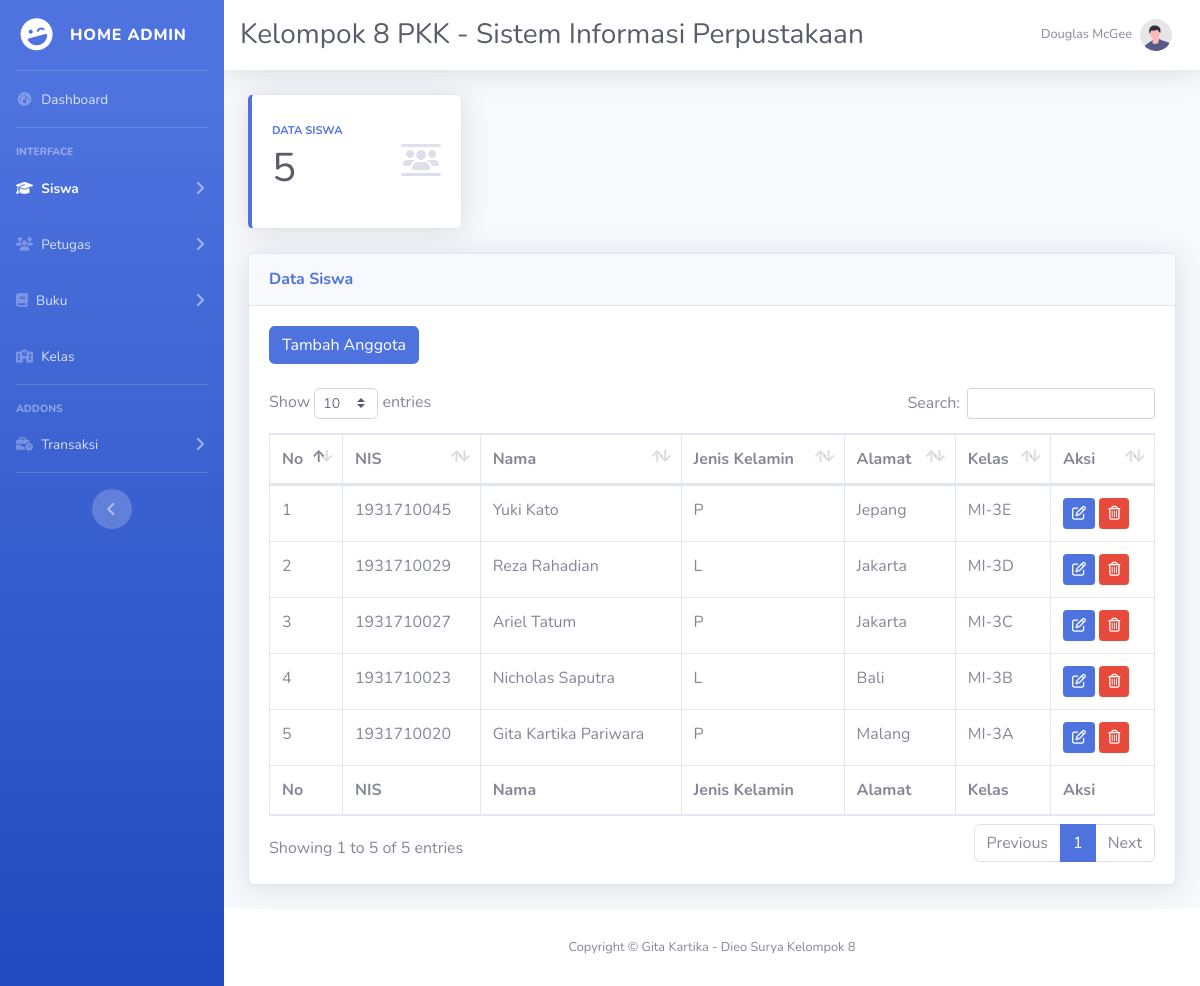
Screenshot of /admin/datasiswa.php (signed in) with the database file from the repository.
### tables this page shows
CREATE TABLE `siswa` (
  `nis` int(11) NOT NULL,
  `nama` varchar(50) NOT NULL,
  `jenis_kelamin` enum('L','P') NOT NULL,
  `alamat` varchar(255) NOT NULL,
  `id_kelas` int(2) NOT NULL
);

CREATE TABLE `kelas` (
  `id_kelas` int(2) NOT NULL,
  `nama_kelas` varchar(50) NOT NULL
);

### function/function.php (called while the page is built, shortened)
<?php
include 'config.php';
function read($table, $orderby)
{
    global $db;
    $query = "SELECT * FROM $table ORDER BY $orderby DESC ";
    $cek = mysqli_query($db, $query);
    return $cek;
}
function read_join1($tablejoin, $condition, $orderby)
{
    global $db;
    $query = "SELECT * FROM $tablejoin WHERE $condition  ORDER BY $orderby DESC ";
    $cek = mysqli_query($db, $query);
    return $cek;
}

### admin/datasiswa.php (the view, shortened to what this page needs)
<?php
include '../function/config.php';
include '../function/function.php';
?>
<!DOCTYPE html>
<html lang="en">
<head>
    <link href="vendor/fontawesome-free/css/all.min.css" rel="stylesheet" type="text/css" />
    <link href="../css/sb-admin-2.min.css" rel="stylesheet">
    <link href="../vendor/datatables/dataTables.bootstrap4.min.css" rel="stylesheet">
</head>
<body id="page-top">
    <div id="wrapper">
        <?php include("sidebar.php") ?>
        <div id="content-wrapper" class="d-flex flex-column">
            <?php include("topbar.php") ?>
            <div id="content">
                <div class="container-fluid">
                    <div class="row">
                        <div class="col-xl-3 col-md-6 mb-4 mr-3">
                            <div class="card border-left-primary shadow h-100 py-2">
                                <div class="card-body">
                                    <div class="row no-gutters align-items-center">
                                        <div class="col mr-2">
                                            <div class="text-xs font-weight-bold text-primary text-uppercase mb-1">
                                                Data Siswa
                                            </div>
                                            <div class="h5 mb-0 font-weight-bold text-gray-800">
                                                <?php
                                                $query = read('siswa', 'nis');
                                                $row = mysqli_num_rows($query);
                                                echo "<h1> " . $row . "</h1>";
                                                ?>
                                            </div>
                                        </div>
                                        <div class="col-auto">
                                            <i class="fa-solid fa-users-between-lines fa-2x text-gray-300"></i>
                                        </div>
                                    </div>
                                </div>
                            </div>
                        </div>
                    </div>
                    <div class="card shadow mb-4">
                        <div class="card-header py-3">
                            <h6 class="m-0 font-weight-bold text-primary">Data Siswa</h6>
                        </div>
                        <div class="card-body">
                            <div class="table-responsive">
                                <a href="add_siswa.php" class="btn btn-primary">
                                    Tambah Anggota
                                </a> <br><br>
                                <table class="table table-bordered" id="dataTable" width="100%" cellspacing="0">
                                    <thead>
                                        <tr>
                                            <th>No</th>
                                            <th>NIS</th>
                                            <th>Nama</th>
                                            <th>Jenis Kelamin</th>
                                            <th>Alamat</th>
                                            <th>Kelas</th>
                                            <th>Aksi</th>
                                        </tr>
                                    </thead>
                                    <tfoot>
                                        <tr>
                                            <th>No</th>
                                            <th>NIS</th>
                                            <th>Nama</th>
                                            <th>Jenis Kelamin</th>
                                            <th>Alamat</th>
                                            <th>Kelas</th>
                                            <th>Aksi</th>
                                        </tr>
                                    </tfoot>
                                    <tbody>
                                        <?php
                                        $ambil = read_join1('siswa, kelas', 'siswa.id_kelas = kelas.id_kelas ', 'nis');
                                        $no = 1;
                                        while ($data = mysqli_fetch_assoc($ambil)) {
                                        ?>
                                            <tr>
                                                <td><?= $no;
                                                    $no++ ?></td>
                                                <td><?= $data['nis'] ?></td>
                                                <td><?= $data['nama'] ?></td>
                                                <td><?= $data['jenis_kelamin'] ?></td>
                                                <td><?= $data['alamat'] ?></td>
                                                <td><?= $data['nama_kelas'] ?></td>
                                                <td colspan="2">
                                                    <a href='edit_siswa.php?nis=<?php echo htmlspecialchars($data['nis']); ?>' class="fa-solid fa-pen-to-square fa-xs btn btn-sm btn-primary" role="button"></a>
                                                    <a href='datasiswa.php?nis=<?php echo htmlspecialchars($data['nis']); ?>' class="fa-solid fa-trash-can btn btn-sm btn-danger" role="button" onclick="return confirm('Are you sure want to delete this?')"></a>
                                                </td>
                                            </tr>
                                        <?php
                                        }
                                        ?>
                                    </tbody>
                                </table>
                            </div>
                        </div>
                    </div>
                </div>
            </div>
            <?php include("footer.php"); ?>
        </div>
    </div>
</body>
</html>

### rows the page displays
siswa: nis "1931710045", nama "Yuki Kato", jenis_kelamin "P", alamat "Jepang", id_kelas.nama_kelas "MI-3E"
siswa: nis "1931710029", nama "Reza Rahadian", jenis_kelamin "L", alamat "Jakarta", id_kelas.nama_kelas "MI-3D"
siswa: nis "1931710027", nama "Ariel Tatum", jenis_kelamin "P", alamat "Jakarta", id_kelas.nama_kelas "MI-3C"
siswa: nis "1931710023", nama "Nicholas Saputra", jenis_kelamin "L", alamat "Bali", id_kelas.nama_kelas "MI-3B"
siswa: nis "1931710020", nama "Gita Kartika Pariwara", jenis_kelamin "P", alamat "Malang", id_kelas.nama_kelas "MI-3A"

### other values shown
$row "5"
